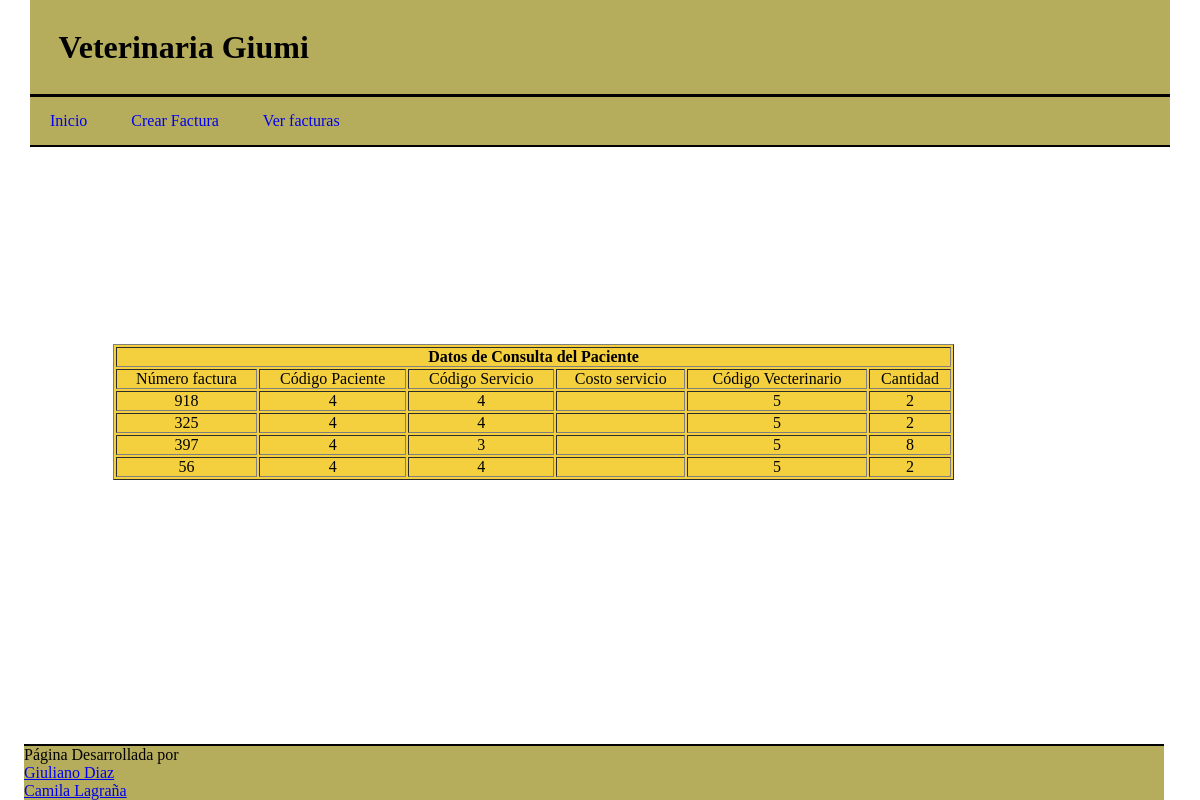
Page /deta_factu.php on the committed database.
### tables this page shows
CREATE TABLE `detalle_factura` (
  `num_factura` int(11) NOT NULL,
  `cod_paciente` int(11) NOT NULL,
  `cod_servicio` int(11) NOT NULL,
  `costo_servicio` varchar(45) DEFAULT NULL,
  `cod_vet` int(11) NOT NULL,
  `cantidad` varchar(45) DEFAULT NULL
);

### deta_factu.php (the view, shortened to what this page needs)
<html>
        <head>
            <link rel="stylesheet"type="text/css"href="css.css"/>
        </head>
    <body>
    <div class="titu">
            <h1>Veterinaria Giumi</h1>
            <hr size=5 color="black">
        <nav class="menu">
			<ul class="navegacion">
            <li><a href="index.php">Inicio</a></li>
            <li><a href="facturar.php">Crear Factura</a></li>
            <li><a href="factu.php">Ver facturas</a></li>
            </ul>
            <hr size=3 color="black">
		</nav>
    </div>
            <table width="841" border="1" align="left" bgcolor="#f4d03f">
            <tr>
                <th colspan="7" align="center">Datos de Consulta del Paciente</th>
            </tr>
                <tr>
                    <td><center>Número factura</center></td>
                    <td><center>Código Paciente</center></td>
                    <td><center>Código Servicio</center></td>
                    <td><center>Costo servicio</center></td>
                    <td><center>Código Vecterinario</center></td>
                    <td><center>Cantidad</center></td>
                </tr>
                <?php
                        include('cone.php');
                        $consulta=mysqli_query($conexion,"SELECT * FROM detalle_factura");
                        while($filas=mysqli_fetch_array($consulta)) {
                    ?>
                        <tr>
                        <td><center><?php echo $filas['num_factura'];?></center></td>
                        <td><center><?php echo $filas['cod_paciente'];?></center></td>
                        <td><center><?php echo $filas['cod_servicio'];?></center></td>
                        <td><center><?php echo $filas['costo_servicio'];?></center></td>
                        <td><center><?php echo $filas['cod_vet'];?></center></td>
                        <td><center><?php echo $filas['cantidad'];?></center></td>
                <?php
                    }
                ?>
                </table>
                <footer class="titu">
                    <hr size=3 color="black">
                    Página Desarrollada por <ul class="no"><li><a href="https://www.instagram.com/giuliano_diaz11/">Giuliano Diaz</a></li><li><a href="https://www.instagram.com/cam.lagrana/">Camila Lagraña</a></li></ul>
                </footer>
    </body>
</html>

### css.css (style rules this page uses)
* { padding: 0; margin: 0; -webkit-box-sizing: border-box; -moz-box-sizing: border-box; box-sizing: border-box; }
body { background-image: url("http://cinnamonstyle.pe/wp-content/uploads/2018/03/wallpaper.wiki-Cat-Wallpaper-Tumblr-PIC-WPC007434.jpg"); }
table { position: absolute; right: 20.5%; bottom: 40%; }
.titu { width: 95%; max-width: 2000px; margin: auto; background-color: rgb(182, 173, 92) }
h1 { background-color: rgb(182, 173, 92); padding: 2.5%; }
.navegacion > li { display:inline-block; }
.navegacion > li > a { display:block; padding: 15px 20px; text-decoration:none; }
footer { position: absolute; bottom: 0%; right: 3%; }
.no { list-style: none; }

### rows in the picture
detalle_factura: num_factura "918", cod_paciente "4", cod_servicio "4", cod_vet "5", cantidad "2"
detalle_factura: num_factura "325", cod_paciente "4", cod_servicio "4", cod_vet "5", cantidad "2"
detalle_factura: num_factura "397", cod_paciente "4", cod_servicio "3", cod_vet "5", cantidad "8"
detalle_factura: num_factura "56", cod_paciente "4", cod_servicio "4", cod_vet "5", cantidad "2"
